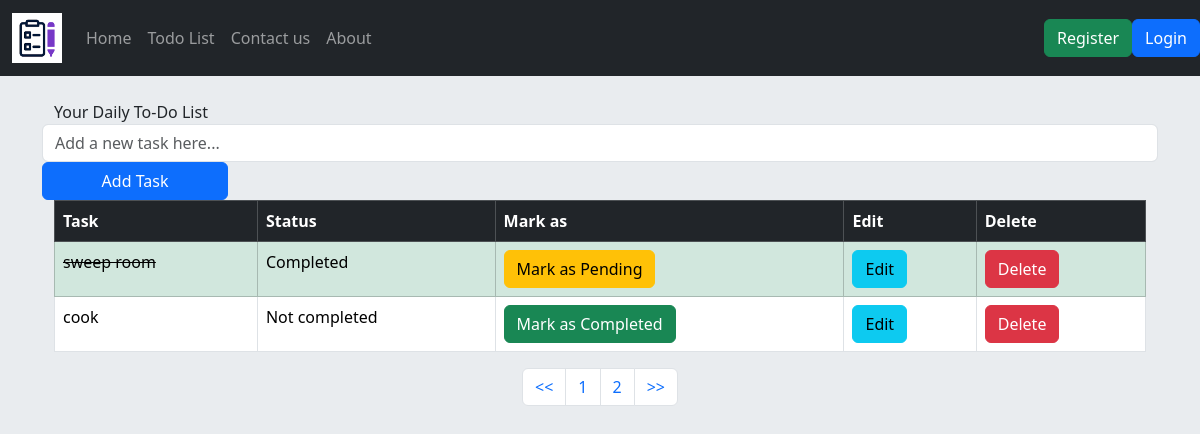
Page /task/?pg=2 on the committed database.
### todolist_app/models.py (models this page shows, shortened)
class TaskList(models.Model):
    task = models.CharField(max_length=300)
    done = models.BooleanField(default=False)

### todolist_app/views.py (the view)
# urls.py: path('', views.todolist, name='todolist'),
def todolist(request):
    if request.method =="POST":
        form = TaskForm(request.POST or None)
        if form.is_valid():
            form.save()
        messages.success(request, ("A New Task Has Been Added!"))
        return redirect('todolist')
    else:
        all_tasks = TaskList.objects.all()
        paginator = Paginator(all_tasks, 5)
        page = request.GET.get('pg')
        all_tasks = paginator.get_page(page)
        return render(request, 'todolist.html', {'all_tasks': all_tasks})

### todolist_app/templates/todolist.html (shortened to what this page needs)
{% extends 'base.html' %}
{% block content %}
<div class="container">
    <br>
    <form method="POST" class="row">
        <label class="col-lg-4"> Your Daily To-Do List</label>
        <input type="text" class="form-control col-lg-6" placeholder="Add a new task here..." name="task">
        <button type="submit" class="btn btn-primary col-lg-2">Add Task</button>
    </form>
    <table class="table table-bordered">
        <thead class="table-dark">
            <tr>
                <th scope='col'>Task</th>
                <th scope='col'>Status</th>
                <th scope='col'>Mark as</th>
                <th scope='col'>Edit</th>
                <th scope='col'>Delete</th>
            </tr>
        </thead>
        <tbody>
            {% if all_tasks %}
                {% for obj in all_tasks %}
                    <tr class="{% if obj.done %}table-success{% endif %}">
                        <td scope="row">
                            {% if obj.done %}
                                <del>{{ obj.task }}</del>
                            {% else %}
                                {{ obj.task }}
                            {% endif %}
                        </td>
                        <td>{{ obj.done|yesno:"Completed,Not completed" }}</td>
                        <td>
                            {% if obj.done %}
                                <a href="{% url 'pending_task' obj.id %}" class="btn btn-warning">Mark as Pending</a>
                            {% else %}
                                <a href="{% url 'complete_task' obj.id %}" class="btn btn-success">Mark as Completed</a>
                            {% endif %}
                        </td>
                        <td><a href="{% url 'edit_task' obj.id %}" class="btn btn-info">Edit</a></td>
                        <td><a href="{% url 'delete_task' obj.id %}" class="btn btn-danger">Delete</a></td>
                    </tr>
                {% endfor %}
            {% else %}
                <tr>
                    <td colspan="5">No tasks available</td>
                </tr>
            {% endif %}
        </tbody>
    </table>
    <nav aria-label="Page navigation example">
        <ul class="pagination justify-content-center">
          <li class="page-item ">
            <a class="page-link" href="?pg=1"><<</a>
          </li>
          {% if all_tasks.has_previous %}
            <li class="page-item"><a class="page-link" href="?pg={{ all_tasks.previous_page_number }}">{{ all_tasks.previous_page_number }}</a></li>
          {% endif %}
          <li class="page-item"><a class="page-link" href="?pg={{ all_tasks.number }}">{{ all_tasks.number }}</a></li>
          <li class="page-item">
            <a class="page-link" href="?pg={{ all_tasks.paginator.num_pages }}">>></a>
          </li>
        </ul>
    </nav>
</div>
{% endblock %}

### rows in the picture
TaskList: task "sweep room", done "Completed", shows "Mark as Pending"
TaskList: task "cook", done "Not completed", shows "Mark as Completed"

### other values in the picture
{{ all_tasks.previous_page_number }} "1"
{{ all_tasks.number }} "2"
